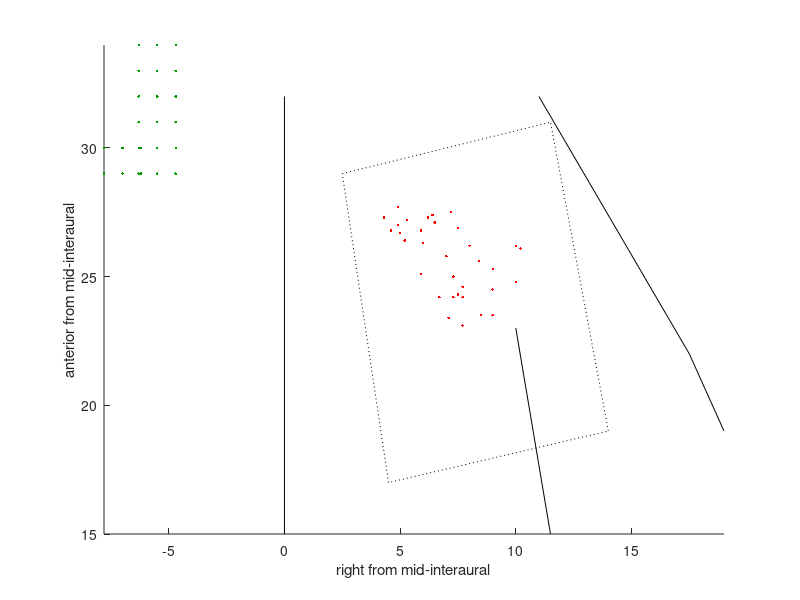

Reproduce this figure in MATLAB. (Note: this script raises an error after producing the figure.)
function sFig_recordingSite

% plot recording site in horizontal view
% RSG2pr + RSGadapt (1pr; not 2pr-adapt)
% for G, only plot sites within chamber (AR of chamber: A27 R6; PR: A12 R65)
% 2021/1/25 hansem@mit.edu
% modified from makemap.m in dPCA
%

%% AR coordinate of each recording sessions
% (TBD): double check with pictures in H_RSGprior_recordingSites
% for now, just use estimates from labnote; 2017/4/3

coord=cell(2,2); % H/G, 2pr/1pr-adapt (red/green)

%% H
coord{1,1}={... % anterior/right to interaural stereotex zero [bank A],[B],[C]
%[23.8 7.6] %     'H_RSGprior_20161202';... % only eye; use 003
[23.5 9];...%     'H_RSGprior_20161203';... % no photosync; RSG>overlap>RSG; use 003
[24.3 7.5];... %     'H_RSGprior_20161204';... % no photosync
[24.5 9];...%     'H_RSGprior_20161205';... % no photosync; no overlap
[24.2 6.7; 24.6 7.7];...%     'H_RSGprior_20161206';...
[24.2 7.3; 24.2 7.7];... %     'H_RSGprior_20161207';...
[23.4 7.1; 23.1 7.7; 23.5 8.5];... %     'H_RSGprior_20161208';... 
%     % 2nd craniotomy @12/9 afterward, [5 3 20]
[25.3 9; 24.8 10; 26.1 10.2];...%     'H_RSGprior_20161210';...
[25.1 5.9; 25 7.3; 25.8 7];...%     'H_RSGprior_20161211';...
[25.6 8.4; 26.2 10; 26.2 8];... %     'H_RSGprior_20161212';...
% [25.4 5.5; 25.4 6; 26 5.4];...% %     'H_RSGprior_20161213';...
[26.3 6];...%     'H_RSGprior_20161214';...
[26.4 5.2];...%     'H_RSGprior_20161215';... 
%     % 3rd craniotomy @12/16
[26.7 5;26.8 5.9];...%     'H_RSGprior_20161218';...
[27.2 5.3; 27.3 6.2];...%     'H_RSGprior_20161219';...
[27.4 6.4;27.5 7.2];...%     'H_RSGprior_20161220';...
[27.3 4.3; 27.7 4.9];...%     'H_RSGprior_20161221';...
[26.8 4.6; 27 4.9];...%     'H_RSGprior_20161222';... % saved as 12/21
[27.1 6.5; 26.9 7.5]%     'H_RSGprior_20161223'
    };

% 1pr adapt (assuming inter-hole distance 0.8mm)
coord{1,2}={...
[30 -5.5-0.8;30 -5.5;30 -5.5+0.8];...%     190924*
[31 -5.5-0.8;31 -5.5;31 -5.5+0.8];... %     190925*
[32 -5.5-0.8;32 -5.5;32 -5.5+0.8];... %     190926
[29 -5.5-0.8;29 -5.5;29 -5.5+0.8];... %     190927
[34 -5.5-0.8;34 -5.5;34 -5.5+0.8];... %     200320*
[33 -5.5-0.8;33 -5.5;33 -5.5+0.8];... %     200322
[32 -5.5-0.8;32 -5.5;32 -5.5+0.8];... %     200323
[31 -5.5-0.8;31 -5.5;31 -5.5+0.8];... %     200324
[30 -7-0.8;30 -7;30 -7+0.8];... %     200326
[29 -7-0.8;29 -7;29 -7+0.8]}; %     200328*
    


%% G
xChamber=11; yChamber=16;
% for 2pr, estimate as no guide tube was used
coord{2,1}={...
[1 14; 1 15; 1 16];... %     'G_RSGprior_20170506';... % A26 R5
[1 11; 1 12; 1 13];... %     'G_RSGprior_20170507';...
[2 12; 2 13; 2 14];... %     'G_RSGprior_20170508';...
[2 14; 2 15; 2 16];... %     'G_RSGprior_20170510';... % quite>2nd craniotomy
[3 10; 3 11; 3 12];... %     'G_RSGprior_20170511';...
[2 10; 2 11; 2 12];... %     'G_RSGprior_20170512';...
%     
[1 2.5; 1 3.5; 1 4.5];... %     'G_RSGprior_20170803';...
%     
[1 4.5; 1 5.5; 1 6.5];... %     'G_RSGprior_20170817';...
[2 4.5; 2 5.5; 2 6.5];... %     'G_RSGprior_20170818';...
[3 4.5; 3 5.5; 3 6.5];... %     'G_RSGprior_20170821';...
[4 4.5; 4 5.5; 4 6.5];... %     'G_RSGprior_20170822';...
[5 4.5; 5 5.5; 5 6.5];... %     'G_RSGprior_20170823';...   
    };

coord{2,2}={...
[4 4; 4 5; 4 6];... %     180522
[3 4; 3 5; 3 6];... %     180523*
[5 4; 5 5; 5 6];... %     180524*
[2 4; 2 5; 2 6];... %     180525
[5 4; 5 5; 5 6];... %     180528
[4 4; 4 5; 4 6];... %     190425
    };

%% depth: 1st neuron


%% channel map


%% note from Hchamber docs
% 1st craniotomy
% center of chamber: 126.25, x, 216 (+R,+S,+A; 0.5mm iso MRI coordinate)
% 2.5mm drill

% 12/5: area6DR(dorsorostral, F7) or area6DC(F2), just dorsal/medial to anterior tip of PCD
% from medial wall? Unlikely as 1) gap b/t guide tube top & Vprobe tip (~1mm), 2) gap b/t guide tube bottom & dura (~1 or 2mm), 3) driving probe drag tissue, 4) depth was usually 5-6mm
% 
% 12/15: units with eye selectivity (motor) A26, R5.5 (z:212, x:121)
% 
% 12/16: 3rd craniotomy, A24.5, R6 (z:209, x:122)


%% import MRI 
% : oldest w/o artifact (grow not noticeabel from mricron overlay)
% (all in MRI coordinate: x+R, y+Superior, z+Posterior)
% (214 x 448 x 448 voxels; 0.5mm iso)
% stereotex zero
stereoZero=[110 257 264]; % [voxels]



load pplot.mat;
hFig=figure(999); set(gcf,'position',pplot.rect2_1);
plotBackground(hFig);


% H 2pr
coordMat=cell2mat(coord{1,1});
plot(coordMat(:,2),coordMat(:,1),'r.'); % recording sites
% H 1pr
coordMat=cell2mat(coord{1,2});
plot(coordMat(:,2),coordMat(:,1),'.','color',[0 0.6 0]); % recording sites

axis tight;
xlabel('right from mid-interaural'); ylabel('anterior from mid-interaural');

applytofig4keynote;

% note
% save data from around 800 trials in 12/7
% data transfer speed warning issue in 12/13? two cells in NS3 data


figure; set(gcf,'position',pplot.rect1_1); ha;
% G 2pr
coordMat=cell2mat(coord{2,1});
plot(coordMat(:,2),xChamber-coordMat(:,1),'r.'); % recording sites
% G 1pr
coordMat=cell2mat(coord{2,2});
plot(coordMat(:,2),xChamber-coordMat(:,1),'.','color',[0 0.6 0]); % recording sites

axis tight;
ylim([0 xChamber+1]);
xlim([0 yChamber+1]);
set(gca,'xtick',0:5:20,'ytick',0:5:20);
% axis equal;
% xlabel('chamber horizontal location'); 
% ylabel('chamber vertical location'); 

applytofig4keynote;



function plotBackground(hFig)
figure(hFig); hold all;
% only zx in chamber coordinate (relative to stereoZero)
% chamber anteriorLeft
% chamber anteriorRight
% chamber posteriorLeft
% chamber posteriorRight
% Chamber size (inside): 15 mm(AP) x 10 mm(ML) with 1.5 mm thickness
LA=[29 2.5]; % [z+A x+R] mm
RA=[31 11.5];
LP=[17 4.5];
RP=[19 14];

xzChamber=[LA;RA;RP;LP;LA];

C=[24 8.125];

% misc info (left-right, anterior-posterior)
AS_ua=[32 11]; % arcuate sulcus upper arm
AS_genu=[22 17.5]; % arcuate sulcus genu
AS_ua2=[19 19]; % arcuate sulcus upper arm posterior
PCD=[23 10; 15 11.5];
midline=[32 0; 15 0];

plot(midline(:,2),midline(:,1),'k-'); % midline
plot([AS_ua(2); AS_genu(2); AS_ua2(2)],[AS_ua(1); AS_genu(1); AS_ua2(1)],'k-'); % AS
plot(PCD(:,2),PCD(:,1),'k-');
plot(xzChamber(:,2),xzChamber(:,1),'k:'); % chamber
axis tight;
xlabel('right from mid-interaural'); ylabel('anterior from mid-interaural');


function normX=normMaxMin(x,X)
normX=(x-min(X))/(max(X)-min(X));

